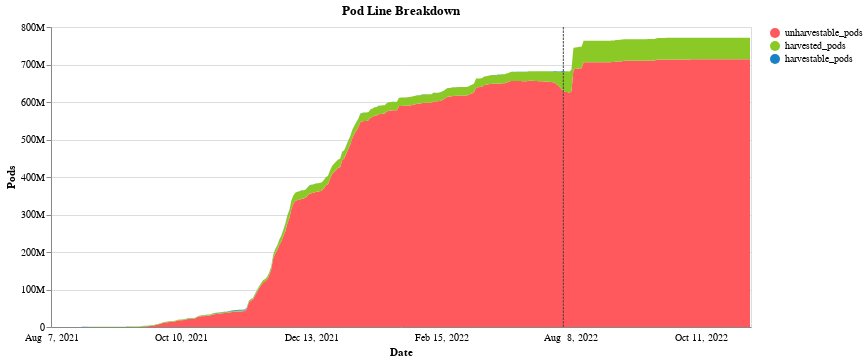

Source (notebook cell):
### Code cell
colors = {
    'unharvestable_pods': '#ff595e', 
    'harvested_pods': "#8ac926", 
    'harvestable_pods': "#1982c4", 
    # 'unharvestable_ratio': "#6a4c93", 
} 
c = (
    chart(
        df, 
        "timestamp", 
        lmetrics=['unharvestable_pods', 'harvested_pods', 'harvestable_pods',], 
        # rmetrics=['unharvestable_ratio'],
        lstrategy="stack_area", 
        rstrategy="line",
        title="Pod Line Breakdown", 
        tooltip_formats={
            'unharvestable_pods': ',d', 
            'harvested_pods': ',d', 
            'harvestable_pods': ',d', 
            # 'unharvestable_ratio': '.0%', 
        },
        yaxis_left_kwargs=dict(title="Pods", format=".3~s"), 
        # yaxis_right_kwargs=dict(title="Ratio", format=".0%"), 
        # dual_axes=True, 
        colors=colors, 
        show_exploit_rule=True, 
        exploit_day=16, 
    )
)

css_lines = css_tooltip_timeseries_multi_colored(value_vars, colors) 
css = "\n".join(css_lines)

apply_css("")
# apply_css(css)

c

### Figure 1 — Vega-Lite specification as saved in the notebook (floating-point values rounded to 4 significant figures; data arrays with more than 128 entries replaced by an {"elided": "..."} marker saying what was removed)
{"config": {"view": {"continuousWidth": 400, "continuousHeight": 300}}, "layer": [{"mark": "area", "encoding": {"color": {"field": "variable", "legend": {"title": null}, "scale": {"domain": ["unharvestable_pods", "harvested_pods", "harvestable_pods"], "range": ["#ff595e", "#8ac926", "#1982c4"]}, "type": "nominal"}, "order": {"field": "stack_order", "sort": "ascending", "type": "quantitative"}, "x": {"axis": {"formatType": "time", "labelAngle": 0, "labelExpr": "timeFormat(toDate(datum.value), '%b %e, %Y')", "labelOverlap": true, "labelPadding": 5, "labelSeparation": 50, "ticks": false, "title": "Date"}, "field": "timestamp", "type": "ordinal"}, "y": {"axis": {"format": ".3~s", "title": "Pods"}, "field": "value", "type": "quantitative"}}, "title": "Pod Line Breakdown", "transform": [{"calculate": "datum['variable'] === 'unharvestable_pods' ? 0 :  datum['variable'] === 'harvested_pods' ? 1 :  datum['variable'] === 'harvestable_pods' ? 2 : 3", "as": "stack_order"}, {"filter": "datum['variable'] == 'unharvestable_pods' | datum['variable'] == 'harvested_pods' | datum['variable'] == 'harvestable_pods'"}], "width": 700}, {"mark": {"type": "rule", "color": "#474440", "opacity": 1, "strokeDash": [2.5, 1]}, "encoding": {"x": {"axis": {"formatType": "time", "labelAngle": 0, "labelExpr": "timeFormat(toDate(datum.value), '%b %e, %Y')", "labelOverlap": true, "labelPadding": 5, "labelSeparation": 50, "ticks": false, "title": "Date"}, "field": "timestamp", "type": "ordinal"}}, "title": "Pod Line Breakdown", "transform": [{"calculate": "datum['variable'] === 'unharvestable_pods' ? 0 :  datum['variable'] === 'harvested_pods' ? 1 :  datum['variable'] === 'harvestable_pods' ? 2 : 3", "as": "stack_order"}, {"pivot": "variable", "value": "value", "groupby": ["timestamp"]}, {"filter": "\n            year(datum['timestamp']) === 2022 && \n            month(datum['timestamp']) === 3 && \n            date(datum['timestamp']) === 16 \n        "}], "width": 700}, {"mark": {"type": "rule", "color": "#878787"}, "encoding": {"opacity": {"condition": {"value": 1, "selection": "selector013"}, "value": 0}, "tooltip": [{"field": "timestamp", "timeUnit": "yearmonthdate", "title": "date", "type": "ordinal"}, {"field": "unharvestable_pods", "format": ",d", "type": "quantitative"}, {"field": "harvested_pods", "format": ",d", "type": "quantitative"}, {"field": "harvestable_pods", "format": ",d", "type": "quantitative"}], "x": {"axis": {"formatType": "time", "labelAngle": 0, "labelExpr": "timeFormat(toDate(datum.value), '%b %e, %Y')", "labelOverlap": true, "labelPadding": 5, "labelSeparation": 50, "ticks": false, "title": "Date"}, "field": "timestamp", "type": "ordinal"}}, "selection": {"selector013": {"type": "single", "fields": ["timestamp"], "nearest": true, "on": "mouseover", "empty": "none", "clear": "mouseout"}}, "title": "Pod Line Breakdown", "transform": [{"calculate": "datum['variable'] === 'unharvestable_pods' ? 0 :  datum['variable'] === 'harvested_pods' ? 1 :  datum['variable'] === 'harvestable_pods' ? 2 : 3", "as": "stack_order"}, {"pivot": "variable", "value": "value", "groupby": ["timestamp"]}], "width": 700}], "data": {"name": "data-e7f2654cf4a1f069cdd5be85cc7cdb22"}, "$schema": "https://vega.github.io/schema/vega-lite/v4.17.0.json", "datasets": {"data-e7f2654cf4a1f069cdd5be85cc7cdb22": {"elided": "1035 records"}}}
